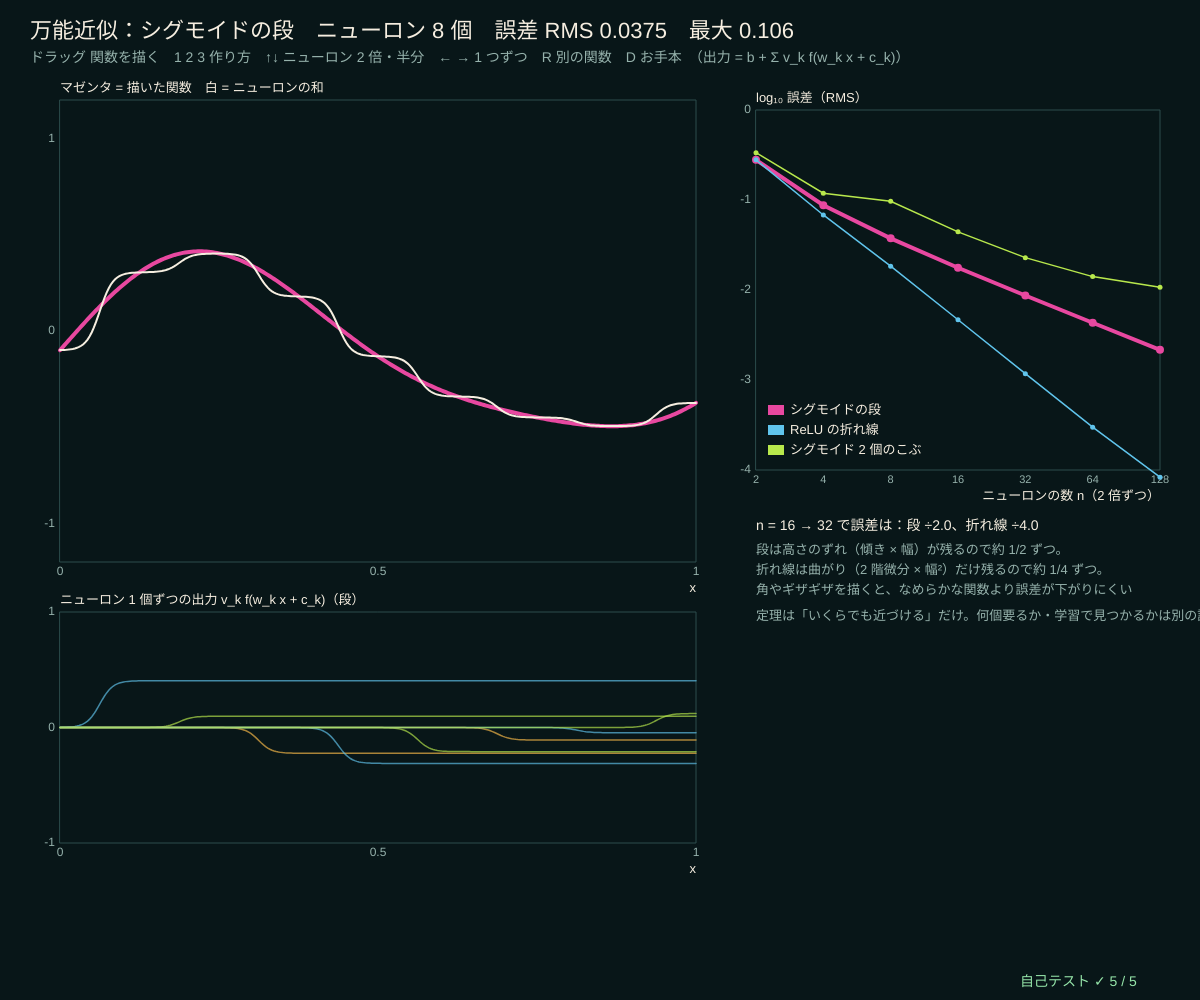
Frame 1 (no input)
Frame 60 (no input): identical to frame 1, image omitted
Frame 120 (the mouse pressed at the canvas centre since frame 60): identical to frame 1, image omitted

The p5.js sketch that drew this single still picture (run headless with seeded random() and noise() and a simulated clock; from frame 60 on, the mouse is pressed at the canvas centre):

// p5.js sketch
// ── sketch.js
// ============================================
// 03 万能近似 ─ 隠れ層が 1 層でも、ニューロンを増やせばどんな連続関数にもいくらでも近づける（シベンコ 1989 ほか）
// 出力 = b + Σ v_k f(w_k x + c_k)。ここでは学習せず、近似を「組み立てる」（構成的な証明）：
//   ① シグモイドの段：急なシグモイド σ(s(x − m)) は「段」。段の高さを関数の差にして n 段のかいだん
//   ② ReLU の折れ線：ReLU(x − t) は t で折れる。傾きの変化を重みにすれば、n 個で n 区間の折れ線（各点を通る）
//   ③ こぶ：シグモイド 2 個の差 σ(s(x − a)) − σ(s(x − b)) は a〜b の「こぶ」。こぶを並べて関数をつくる
// 誤差は n を 2 倍にすると、段・こぶは約 1/2、折れ線は約 1/4（なめらかな関数なら）
// ドラッグ 関数を描く / 1 2 3 作り方 / ↑↓ ニューロンの数を 2 倍・半分 / ← → 1 つずつ / R 別の関数 / D お手本の関数
// ============================================

const NS = 400;                          // 関数を調べる点の数
const STEEP = 6;                         // ★ シグモイドの急さ（段の幅の何分の 1 で立ち上がるか）
const MODES = ['シグモイドの段', 'ReLU の折れ線', 'シグモイド 2 個のこぶ'];
let target = new Float64Array(NS + 1), units = 8, modeA = 0, seedF = 1, errTab = null, lastDrag = null;

function setup() {
  createCanvas(windowWidth, windowHeight);
  selfTest();
  setDefault(); updateErr();
}

function demoFn(x) { return 0.55 * Math.sin(2 * Math.PI * x) + 0.3 * Math.cos(9 * x) * x - 0.1; }
function setDefault() { for (let i = 0; i <= NS; i++) target[i] = demoFn(i / NS); }
function setRandom() {                   // ランダムな sin の和（種つき）
  seedRng(40 + seedF); let a = [], f = [], ph = [];
  for (let k = 0; k < 4; k++) { a.push((0.5 * randn()) / (k + 1)); f.push(1 + k * 2 + 2 * rnd()); ph.push(6.28 * rnd()); }
  for (let i = 0; i <= NS; i++) { let x = i / NS, v = 0; for (let k = 0; k < 4; k++) v += a[k] * Math.sin(f[k] * x * 3.14 + ph[k]); target[i] = clampv(v, -1, 1); }
}
function tAt(fn, x) { if (typeof fn === 'function') return fn(x); let u = clampv(x, 0, 1) * NS, i = Math.min(NS - 1, Math.floor(u)), t = u - i; return fn[i] * (1 - t) + fn[i + 1] * t; }

// ★ 近似を組み立てる：戻り値 = { b, terms: [{ kind, w, c, v }] }（出力 = b + Σ v f(w x + c)）
function buildApprox(fn, n, kind) {
  let terms = [];
  if (kind === 0) {                      // かいだん：区間の中央 m_k で段、高さ = 関数の差
    let s = STEEP * 2 * n;
    for (let k = 1; k <= n; k++) { let x0 = (k - 1) / n, x1 = k / n; terms.push({ f: 'sigmoid', w: s, c: -s * ((x0 + x1) / 2), v: tAt(fn, x1) - tAt(fn, x0) }); }
    return { b: tAt(fn, 0), terms };
  }
  if (kind === 1) {                      // 折れ線：t_k = k/n で傾きが変わる
    let prev = 0;
    for (let k = 0; k < n; k++) { let t0 = k / n, sl = (tAt(fn, (k + 1) / n) - tAt(fn, t0)) * n; terms.push({ f: 'relu', w: 1, c: -t0, v: sl - prev }); prev = sl; }
    return { b: tAt(fn, 0), terms };
  }
  let nb = Math.max(1, Math.floor(n / 2)), s = STEEP * 2 * nb;   // こぶ：2 個 1 組で n/2 個
  for (let k = 0; k < nb; k++) {
    let a = k / nb, b = (k + 1) / nb, h = tAt(fn, (a + b) / 2);
    terms.push({ f: 'sigmoid', w: s, c: -s * a, v: h }, { f: 'sigmoid', w: s, c: -s * b, v: -h });
  }
  return { b: 0, terms };
}
function evalApprox(ap, x) { let o = ap.b; for (let t of ap.terms) o += t.v * actF(t.f, t.w * x + t.c); return o; }
function approxErr(fn, ap) {              // 2 乗平均の誤差（RMS）と最大の誤差
  let s = 0, mx = 0;
  for (let i = 0; i <= NS; i++) { let x = i / NS, e = evalApprox(ap, x) - tAt(fn, x); s += e * e; mx = Math.max(mx, Math.abs(e)); }
  return { rms: Math.sqrt(s / (NS + 1)), max: mx };
}
const N_LIST = [2, 4, 8, 16, 32, 64, 128];
function updateErr() { errTab = [0, 1, 2].map((k) => N_LIST.map((n) => approxErr(target, buildApprox(target, n, k)).rms)); }

function draw() {
  background(...BG);
  let ap = buildApprox(target, units, modeA), er = approxErr(target, ap);
  hudTitle('万能近似：' + MODES[modeA] + '　ニューロン ' + ap.terms.length + ' 個　誤差 RMS ' + fmtN(er.rms, 4) + '　最大 ' + fmtN(er.max, 3),
    'ドラッグ 関数を描く　1 2 3 作り方　↑↓ ニューロン 2 倍・半分　← → 1 つずつ　R 別の関数　D お手本　（出力 = b + Σ v_k f(w_k x + c_k)）');
  let lw = width * 0.58, g = { x: 60, y: 100, w: lw - 60, h: (height - 230) * 0.6, x0: 0, x1: 1, y0: -1.2, y1: 1.2 };
  plotAxes(g, 'x', 'マゼンタ = 描いた関数　白 = ニューロンの和', [0, 0.5, 1], [-1, 0, 1]);
  let xs = []; for (let i = 0; i <= 300; i++) xs.push(i / 300);
  plotXY(g, xs, xs.map((x) => tAt(target, x)), MAG, 4);
  plotXY(g, xs, xs.map((x) => evalApprox(ap, x)), INK, 2);
  // ニューロン 1 個ずつの出力（下の段）
  let g2 = { x: 60, y: g.y + g.h + 50, w: g.w, h: (height - 230) * 0.3, x0: 0, x1: 1, y0: -1, y1: 1 };
    plotAxes(g2, 'x', 'ニューロン 1 個ずつの出力 v_k f(w_k x + c_k)（' + (modeA === 1 ? '折れ線の部品' : modeA === 0 ? '段' : 'こぶ = 2 個の差') + '）', [0, 0.5, 1], [-1, 0, 1]);
  let showT = ap.terms.slice(0, 64);
  showT.forEach((t, k) => {
    if (modeA === 2 && k % 2 === 1) return;
    let yy = xs.map((x) => (modeA === 2 ? t.v * actF(t.f, t.w * x + t.c) + showT[k + 1].v * actF(showT[k + 1].f, showT[k + 1].w * x + showT[k + 1].c) : t.v * actF(t.f, t.w * x + t.c)));
    let sc = modeA === 1 ? 1 / Math.max(1e-9, ...ap.terms.map((q) => Math.abs(q.v))) : 1;
    plotXY(g2, xs, yy.map((v) => v * sc), [...[SKY, LIME, AMBER][k % 3], 170], 1.5);
  });
  // ---- 右：ニューロンの数と誤差
  let rx = lw + 60, g3 = { x: rx, y: 110, w: width - rx - 40, h: Math.min(360, height - 330), x0: Math.log2(2), x1: Math.log2(128), y0: -4, y1: 0 };
  plotAxes(g3, 'ニューロンの数 n（2 倍ずつ）', 'log₁₀ 誤差（RMS）', [], [-4, -3, -2, -1, 0]);
  noStroke(); fill(...SUB); textSize(11); textAlign(CENTER, TOP);
  N_LIST.forEach((n) => text(n, gX(g3, Math.log2(n)), g3.y + g3.h + 4));
  let cols = [MAG, SKY, LIME];
  for (let k = 0; k < 3; k++) {
    plotXY(g3, N_LIST.map(Math.log2), errTab[k].map((v) => Math.log10(Math.max(1e-6, v))), cols[k], k === modeA ? 4 : 1.5);
    for (let i = 0; i < N_LIST.length; i++) { noStroke(); fill(...cols[k]); circle(gX(g3, Math.log2(N_LIST[i])), gY(g3, Math.log10(Math.max(1e-6, errTab[k][i]))), k === modeA ? 8 : 5); }
  }
  legend(g3.x + 12, g3.y + g3.h - 60, [[MAG, MODES[0]], [SKY, MODES[1]], [LIME, MODES[2]]]);
  fill(...INK); textSize(14); textAlign(LEFT, BASELINE);
  let ty = g3.y + g3.h + 60, r16 = errTab[1][3] / Math.max(1e-12, errTab[1][4]), s16 = errTab[0][3] / Math.max(1e-12, errTab[0][4]);
  text('n = 16 → 32 で誤差は：段 ÷' + fmtN(s16, 1) + '、折れ線 ÷' + fmtN(r16, 1), rx, ty);
  fill(...SUB); textSize(13);
  text('段は高さのずれ（傾き × 幅）が残るので約 1/2 ずつ。', rx, ty + 24);
  text('折れ線は曲がり（2 階微分 × 幅²）だけ残るので約 1/4 ずつ。', rx, ty + 44);
  text('角やギザギザを描くと、なめらかな関数より誤差が下がりにくい', rx, ty + 64);
  text('定理は「いくらでも近づける」だけ。何個要るか・学習で見つかるかは別の話', rx, ty + 90);
  drawSelfTest(width - 180, height - 14);
}

function mouseDragged() {
  let lw = width * 0.58, gx = 60, gw = lw - 60, gy = 100, gh = (height - 230) * 0.6;
  let x = (mouseX - gx) / gw, y = 1.2 - ((mouseY - gy) / gh) * 2.4;
  if (x < 0 || x > 1 || mouseY < gy || mouseY > gy + gh) { lastDrag = null; return; }
  y = clampv(y, -1.15, 1.15);
  let p = lastDrag || [x, y], i0 = Math.round(Math.min(p[0], x) * NS), i1 = Math.round(Math.max(p[0], x) * NS);
  for (let i = i0; i <= i1; i++) { let t = Math.abs(x - p[0]) > 1e-9 ? (i / NS - p[0]) / (x - p[0]) : 1; target[i] = p[1] + (y - p[1]) * clampv(t, 0, 1); }   // 前の位置との間を直線でうめる
  lastDrag = [x, y];
}
function mouseReleased() { lastDrag = null; updateErr(); }
function keyPressed() {
  if (key >= '1' && key <= '3') modeA = +key - 1;
  if (key === UP_ARROW) units = Math.min(128, units * 2);
  if (key === DOWN_ARROW) units = Math.max(1, Math.floor(units / 2));
  if (key === RIGHT_ARROW) units = Math.min(128, units + 1);
  if (key === LEFT_ARROW) units = Math.max(1, units - 1);
  if (key === 'r' || key === 'R') { seedF++; setRandom(); updateErr(); }
  if (key === 'd' || key === 'D') { setDefault(); updateErr(); }
  return false;
}

// ============================================
// やってみよう
// ・ニューロン 4 個・8 個・16 個で、3 つの作り方を見比べる。どれがいちばん少ない数で近い？
// ・階段のような関数（とびのある関数）を描く。シグモイドの段と ReLU の折れ線、どちらが得意？
// ・STEEP を 1 や 30 にする。ゆるい段だと何が起きる？
// ・学習（04〜05 の誤差逆伝播）でも同じくらい少ない数で近づけるか、考えてみよう
// ============================================

// ---- 自己テスト
function selfTest() {
  selfTestResults = [];
  let fn = (x) => Math.sin(2 * Math.PI * x) + 0.5 * Math.cos(5 * x), dec = true, msg = [];
  for (let k = 0; k < 3; k++) {
    let e = [4, 8, 16, 32].map((n) => approxErr(fn, buildApprox(fn, n, k)).rms);
    for (let i = 1; i < e.length; i++) if (!(e[i] < e[i - 1])) dec = false;
    msg.push(fmtN(e[0], 3) + '→' + fmtN(e[3], 4));
  }
  check('ニューロン 4 → 8 → 16 → 32 で誤差が下がる（' + msg.join('、') + '）', dec);
  let ap = buildApprox(fn, 10, 1), knotErr = 0;
  for (let k = 0; k <= 10; k++) knotErr = Math.max(knotErr, Math.abs(evalApprox(ap, k / 10) - fn(k / 10)));
  check('ReLU 10 個の折れ線は 11 個の節点で関数とぴったり一致（ずれ ' + fmtE(knotErr) + '）', knotErr < 1e-12);
  let r = approxErr(fn, buildApprox(fn, 16, 1)).rms / approxErr(fn, buildApprox(fn, 32, 1)).rms;
  check('折れ線の誤差は n を 2 倍で約 1/4（比 ' + fmtN(r, 2) + '）', r > 3.2 && r < 4.8);
  let s = 200, bump = (x) => sigm(s * (x - 0.4)) - sigm(s * (x - 0.6));
  check('シグモイド 2 個の差は「こぶ」：中で ' + fmtN(bump(0.5), 4) + '、外で ' + fmtE(bump(0.2)), bump(0.5) > 0.99 && bump(0.2) < 1e-3 && bump(0.8) < 1e-3);
  check('シグモイド 64 個の段で、なめらかな関数の最大誤差 < 0.1', approxErr(fn, buildApprox(fn, 64, 0)).max < 0.1);
  reportSelfTest();
}

// ==================================================
// ここから下は「神経回路網の道具」（中身は読まなくても OK。消さないでね）
// ==================================================
// ---- 色と小さな道具（神経細胞：深い青緑の黒、あたたかい白、シナプスのマゼンタ、軸索のライム）
const BG = [8, 22, 24];                  // 背景（深い青緑の黒）
const INK = [246, 238, 224];             // 文字（あたたかい白）
const MAG = [232, 72, 160], LIME = [184, 232, 76], AMBER = [250, 186, 72], SKY = [96, 196, 236], VIOLET = [168, 140, 250];
const SUB = [150, 178, 172], PANEL = [16, 38, 40], WIRE = [44, 76, 76];
function clampv(v, a, b) { return v < a ? a : v > b ? b : v !== v ? a : v; }     // NaN なら a に戻す
function sumOf(a) { let s = 0; for (let v of a) s += v; return s; }
function meanOf(a) { return a.length ? sumOf(a) / a.length : 0; }
function fmtN(v, d) { if (typeof v !== 'number' || v !== v) return '?'; if (!isFinite(v)) return v > 0 ? '∞' : '−∞'; let s = v.toFixed(d === undefined ? 2 : d); return /^-0\.?0*$/.test(s) ? s.slice(1) : s; }
function fmtE(v) { if (typeof v !== 'number' || !isFinite(v)) return '?'; return v === 0 ? '0' : v.toExponential(1); }
function hudTitle(t, sub) {              // 左上のタイトルと操作の説明
  noStroke(); fill(...INK); textSize(22); textAlign(LEFT, BASELINE); text(t, 30, 38);
  fill(...SUB); textSize(14); text(sub, 30, 62);
}
function sigm(z) { return 1 / (1 + Math.exp(-clampv(z, -40, 40))); }
// ---- 種つきの乱数（同じ種なら毎回同じ列 → 実験をくり返せる）
let rngState = 1;
function seedRng(s) { rngState = (s >>> 0) || 1; }
function rnd() {                         // 0〜1 の一様乱数（mulberry32）
  rngState = (rngState + 0x6d2b79f5) >>> 0;
  let t = rngState;
  t = Math.imul(t ^ (t >>> 15), t | 1);
  t ^= t + Math.imul(t ^ (t >>> 7), t | 61);
  return ((t ^ (t >>> 14)) >>> 0) / 4294967296;
}
function rndInt(a, b) { return a + Math.floor(rnd() * (b - a + 1)); }
function randn() { let u = 1 - rnd(), v = rnd(); return Math.sqrt(-2 * Math.log(u)) * Math.cos(2 * Math.PI * v); }   // 標準正規分布
function shuffleArr(a) { for (let i = a.length - 1; i > 0; i--) { let j = Math.floor(rnd() * (i + 1)); [a[i], a[j]] = [a[j], a[i]]; } return a; }
// ---- 活性化関数とその微分（name = 'step' 'sigmoid' 'tanh' 'relu' 'softplus'）
const ACT_NAMES = ['step', 'sigmoid', 'tanh', 'relu', 'softplus'];
function actF(name, z) {
  if (name === 'step') return z >= 0 ? 1 : 0;
  if (name === 'sigmoid') return sigm(z);
  if (name === 'tanh') return Math.tanh(z);
  if (name === 'relu') return z > 0 ? z : 0;
  return z > 30 ? z : Math.log(1 + Math.exp(z));           // softplus = log(1 + eᶻ)
}
function actD(name, z) {                 // 微分 f'(z)（ステップは 0、ReLU の 0 での微分は 0 とする）
  if (name === 'step') return 0;
  if (name === 'sigmoid') { let s = sigm(z); return s * (1 - s); }
  if (name === 'tanh') { let t = Math.tanh(z); return 1 - t * t; }
  if (name === 'relu') return z > 0 ? 1 : 0;
  return sigm(z);                          // softplus の微分 = シグモイド
}
// ---- グラフの道具：g = { x, y, w, h, x0, x1, y0, y1 }
function gX(g, v) { return g.x + clampv((v - g.x0) / (g.x1 - g.x0), -0.02, 1.02) * g.w; }
function gY(g, v) { return g.y + g.h - clampv((v - g.y0) / (g.y1 - g.y0), -0.02, 1.02) * g.h; }
function plotAxes(g, xl, yl, xt, yt) {
  stroke(...WIRE); strokeWeight(1); noFill(); rect(g.x, g.y, g.w, g.h);
  noStroke(); fill(...SUB); textSize(12); textAlign(CENTER, TOP);
  for (let v of xt) text(+v.toPrecision(3), gX(g, v), g.y + g.h + 4);
  textAlign(RIGHT, CENTER);
  for (let v of yt) text(+v.toPrecision(3), g.x - 5, gY(g, v));
  textAlign(LEFT, BASELINE); fill(...INK); textSize(13);
  text(xl, g.x + g.w - textWidth(xl), g.y + g.h + 30); text(yl, g.x, g.y - 8);
}
function polyline(pts) {                 // 点が 2 つ以上あるときだけ折れ線を描く（空の beginShape を作らない）
  if (pts.length < 2) return;
  noFill(); beginShape(); for (let p of pts) vertex(p[0], p[1]); endShape();
}
function plotXY(g, xs, ys, col, sw) {    // (xs[i], ys[i]) を折れ線で（有限の値だけ）
  let pts = []; for (let i = 0; i < xs.length; i++) if (isFinite(ys[i])) pts.push([gX(g, xs[i]), gY(g, ys[i])]);
  stroke(...col); strokeWeight(sw || 2); polyline(pts);
}
function legend(x, y, items) {           // items = [[色, 名前], …]
  textSize(13); textAlign(LEFT, CENTER);
  for (let [c, s] of items) { noStroke(); fill(...c); rect(x, y - 5, 16, 10); fill(...INK); text(s, x + 22, y); y += 20; }
  textAlign(LEFT, BASELINE);
}
// ---- 自己テストの道具
let selfTestResults = [];
function check(name, cond) { selfTestResults.push({ name, ok: !!cond }); }
function near(a, b, tol) { return a !== null && a !== undefined && isFinite(a) && Math.abs(a - b) <= (tol === undefined ? 1e-9 : tol); }
function relErr(a, b) { return Math.abs(a - b) / Math.max(1e-12, Math.abs(a) + Math.abs(b)); }
function noNaN(v) { return Array.isArray(v) || ArrayBuffer.isView(v) ? Array.from(v).every(noNaN) : !(typeof v === 'number' && !isFinite(v)); }
function reportSelfTest() { for (let r of selfTestResults) (r.ok ? console.log : console.error)((r.ok ? '✓ ' : '✗ ') + r.name); }
function selfTestLine() { let n = selfTestResults.filter((r) => r.ok).length; return '自己テスト ' + (n === selfTestResults.length ? '✓ ' : '✗ ') + n + ' / ' + selfTestResults.length; }
function drawSelfTest(x, y) { noStroke(); fill(selfTestResults.every((r) => r.ok) ? color(150, 230, 170) : color(255, 90, 110)); textSize(14); textAlign(LEFT, BASELINE); text(selfTestLine(), x, y); }
